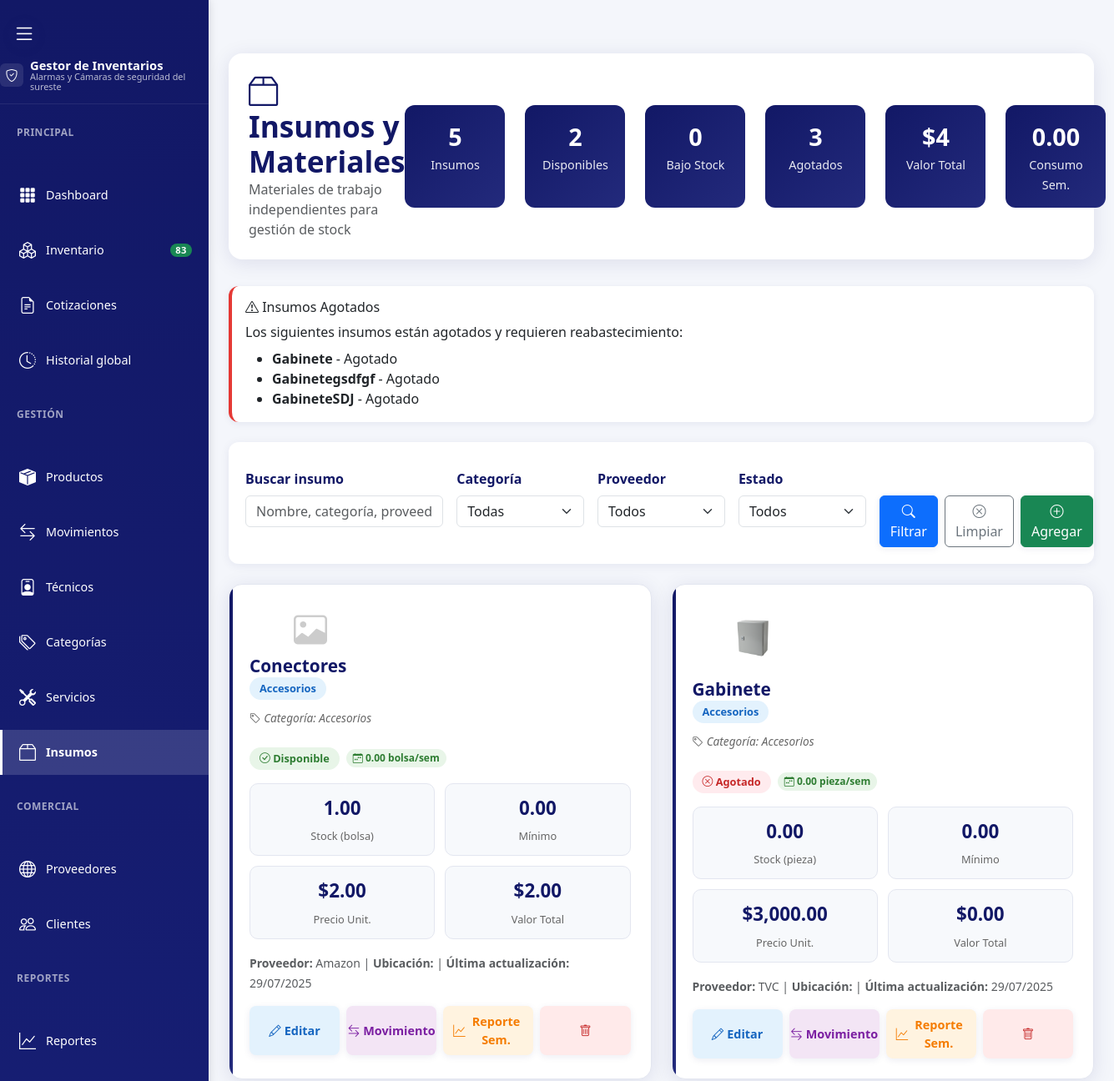
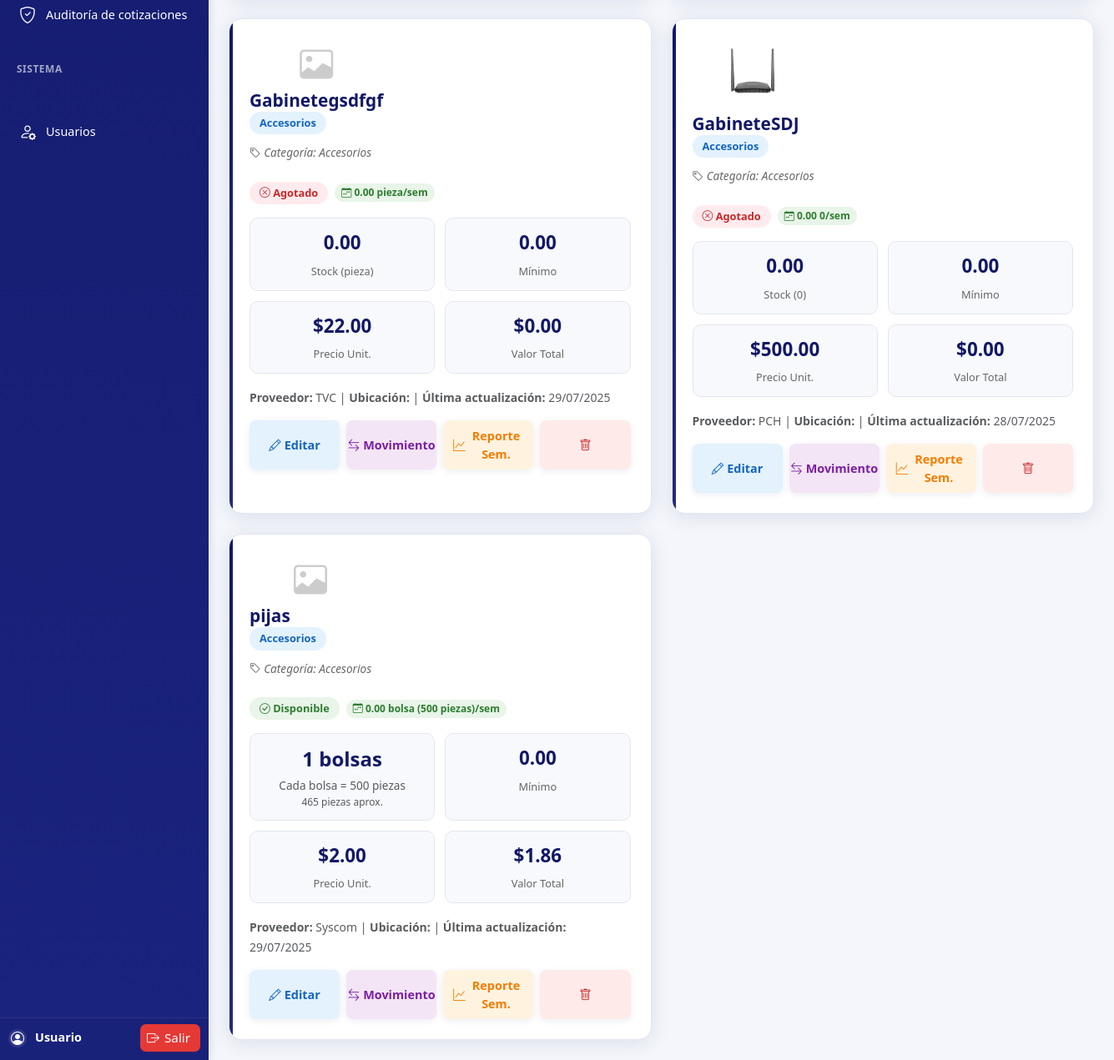
/insumos/insumos.php (signed in), run on the app's committed database (2 pictures, top to bottom).
### tables this page shows
CREATE TABLE `insumos` (
  `insumo_id` int(11) NOT NULL,
  `product_id` int(11) DEFAULT NULL,
  `category_id` int(11) DEFAULT NULL,
  `supplier_id` int(11) DEFAULT NULL,
  `nombre` varchar(100) DEFAULT NULL,
  `categoria` varchar(50) DEFAULT NULL,
  `unidad` varchar(20) DEFAULT NULL,
  `imagen` varchar(255) DEFAULT NULL,
  `cantidad` decimal(12,4) DEFAULT NULL,
  `minimo` decimal(10,2) DEFAULT NULL,
  `precio_unitario` decimal(10,2) DEFAULT NULL,
  `ubicacion` varchar(100) DEFAULT NULL,
  `estado` enum('disponible','bajo_stock','agotado') DEFAULT NULL,
  `consumo_semanal` decimal(10,2) DEFAULT NULL,
  `ultima_actualizacion` timestamp NOT NULL DEFAULT current_timestamp(),
  `is_active` tinyint(1) DEFAULT NULL,
  `created_at` timestamp NOT NULL DEFAULT current_timestamp(),
  `updated_at` timestamp NOT NULL DEFAULT current_timestamp() ON UPDATE current_timestamp(),
  `cost_price` decimal(10,2) DEFAULT NULL
);

CREATE TABLE `categories` (
  `category_id` int(11) NOT NULL,
  `name` varchar(100) DEFAULT NULL,
  `parent_category_id` int(11) DEFAULT NULL
);

CREATE TABLE `suppliers` (
  `supplier_id` int(11) NOT NULL,
  `name` varchar(100) NOT NULL,
  `contact_name` varchar(100) DEFAULT NULL,
  `phone` varchar(20) DEFAULT NULL,
  `email` varchar(100) DEFAULT NULL,
  `address` text DEFAULT NULL
);

### insumos/insumos.php (the view, shortened to what this page needs)
<?php
require_once '../connection.php';
$busqueda = isset($_GET['busqueda']) ? $_GET['busqueda'] : '';
$query = "SELECT i.*, c.name as categoria_nombre, s.name as proveedor
          FROM insumos i
          LEFT JOIN categories c ON i.category_id = c.category_id
          LEFT JOIN suppliers s ON i.supplier_id = s.supplier_id
          WHERE i.is_active = 1";
$query .= " ORDER BY i.nombre ASC";
$stmt = $mysqli->prepare($query);
$stmt->execute();
$insumos = $stmt->get_result();
$stats_query = "SELECT COUNT(*) as total_insumos,
    SUM(CASE WHEN estado = 'disponible' THEN 1 ELSE 0 END) as disponibles,
    SUM(CASE WHEN estado = 'bajo_stock' THEN 1 ELSE 0 END) as bajo_stock,
    SUM(CASE WHEN estado = 'agotado' THEN 1 ELSE 0 END) as agotados,
    SUM(cantidad * precio_unitario) as valor_total,
    SUM(consumo_semanal) as consumo_semanal_total
    FROM insumos WHERE is_active = 1";
$stats = $mysqli->query($stats_query)->fetch_assoc();
$total_insumos = $stats['total_insumos'] ?? 0;
$disponibles = $stats['disponibles'] ?? 0;
$bajo_stock = $stats['bajo_stock'] ?? 0;
$agotados = $stats['agotados'] ?? 0;
$valor_total = $stats['valor_total'] ?? 0;
$consumo_semanal_total = $stats['consumo_semanal_total'] ?? 0;
?>
<!DOCTYPE html>
<html lang="es">
<head>
    <link rel="stylesheet" href="../assets/css/style.css">
    <link rel="stylesheet" href="https://cdn.jsdelivr.net/npm/bootstrap-icons@1.11.3/font/bootstrap-icons.css">
    <link href="https://cdn.jsdelivr.net/npm/bootstrap@5.3.2/dist/css/bootstrap.min.css" rel="stylesheet">
</head>
<body>
    <?php include '../includes/sidebar.php'; ?>
    <main class="main-content">
        <div class="insumos-header">
            <div>
                <h1 class="insumos-title">
                    <i class="bi bi-box2"></i> Insumos y Materiales
                </h1>
                <p class="text-muted mb-0">Materiales de trabajo independientes para gestión de stock</p>
            </div>
            <div class="insumos-stats">
                <div class="stat-item">
                    <span class="stat-number"><?= $total_insumos ?></span>
                    <span class="stat-label">Insumos</span>
                </div>
                <div class="stat-item">
                    <span class="stat-number"><?= $disponibles ?></span>
                    <span class="stat-label">Disponibles</span>
                </div>
                <div class="stat-item">
                    <span class="stat-number"><?= $bajo_stock ?></span>
                    <span class="stat-label">Bajo Stock</span>
                </div>
                <div class="stat-item">
                    <span class="stat-number"><?= $agotados ?></span>
                    <span class="stat-label">Agotados</span>
                </div>
                <div class="stat-item">
                    <span class="stat-number">$<?= number_format($valor_total, 0) ?></span>
                    <span class="stat-label">Valor Total</span>
                </div>
                <div class="stat-item">
                    <span class="stat-number"><?= $consumo_semanal_total ?></span>
                    <span class="stat-label">Consumo Sem.</span>
                </div>
            </div>
        </div>
        <div class="alert-section">
            <?php
            $agotados_insumos = $mysqli->query("SELECT i.*, i.categoria as categoria, s.name as proveedor FROM insumos i
                LEFT JOIN products p ON i.product_id = p.product_id
                LEFT JOIN suppliers s ON p.supplier_id = s.supplier_id WHERE i.estado = 'agotado' AND i.is_active = 1 ORDER BY i.nombre ASC");
            ?>
            <?php if ($agotados_insumos->num_rows > 0): ?>
                <div class="alert-card">
                    <h6><i class="bi bi-exclamation-triangle"></i> Insumos Agotados</h6>
                    <p class="mb-0">Los siguientes insumos están agotados y requieren reabastecimiento:</p>
                    <ul class="mb-0 mt-2">
                        <?php while ($insumo = $agotados_insumos->fetch_assoc()): ?>
                            <li><strong><?= htmlspecialchars($insumo['nombre']) ?></strong> - <?= htmlspecialchars($insumo['proveedor'] ?? 'Agotado') ?></li>
                        <?php endwhile; ?>
                    </ul>
                </div>
            <?php endif; ?>
        </div>
        <div class="filters-section">
            <form method="GET" class="row g-3">
                <div class="col-md-3">
                    <label for="busqueda" class="form-label">Buscar insumo</label>
                    <input type="text" class="form-control" id="busqueda" name="busqueda"
                           value="<?= htmlspecialchars($busqueda) ?>"
                           placeholder="Nombre, categoría, proveedor...">
                </div>
                <div class="col-md-2">
                    <label for="categoria" class="form-label">Categoría</label>
                    <select class="form-select" id="categoria" name="categoria">
                        <option value="">Todas</option>
                    </select>
                </div>
                <div class="col-md-2">
                    <label for="proveedor" class="form-label">Proveedor</label>
                    <select class="form-select" id="proveedor" name="proveedor">
                        <option value="">Todos</option>
                    </select>
                </div>
                <div class="col-md-2">
                    <label for="estado" class="form-label">Estado</label>
                    <select class="form-select" id="estado" name="estado">
                        <option value="">Todos</option>
                    </select>
                </div>
                <div class="col-md-3">
                    <label class="form-label">&nbsp;</label>
                    <div class="d-flex gap-2">
                        <button type="submit" class="btn btn-primary">
                            <i class="bi bi-search"></i> Filtrar
                        </button>
                        <a href="insumos.php" class="btn btn-outline-secondary">
                            <i class="bi bi-x-circle"></i> Limpiar
                        </a>
                        <button type="button" class="btn btn-success" onclick="agregarInsumo()">
                            <i class="bi bi-plus-circle"></i> Agregar
                        </button>
                    </div>
                </div>
            </form>
        </div>
        <?php if ($insumos->num_rows === 0): ?>
            <div class="empty-state">
                <i class="bi bi-box2"></i>
                <h5>No se encontraron insumos</h5>
                <p>Intenta ajustar los filtros de búsqueda o agrega nuevos insumos.</p>
                <button type="button" class="btn btn-primary" onclick="agregarInsumo()">
                    <i class="bi bi-plus-circle"></i> Agregar Insumo
                </button>
            </div>
        <?php else: ?>
            <?php
            $insumos_data = $insumos->fetch_all(MYSQLI_ASSOC);
            ?>
            <div class="insumos-grid">
                <?php foreach ($insumos_data as $insumo): ?>
                    <div class="insumo-card">
                        <div class="insumo-header">
                            <div>
                                <?php if (!empty($insumo['imagen'])): ?>
                                    <div style="text-align:center;">
                                        <img src="../<?= htmlspecialchars($insumo['imagen']) ?>" alt="Imagen insumo" style="max-width:80px;max-height:80px;border-radius:8px;margin-bottom:8px;object-fit:contain;">
                                    </div>
                                <?php else: ?>
                                    <div style="text-align:center;">
                                        <i class="bi bi-image" style="font-size:2.5rem;color:#ccc;margin-bottom:8px;"></i>
                                    </div>
                                <?php endif; ?>
                                <h5 class="insumo-title"><?= htmlspecialchars($insumo['nombre']) ?></h5>
                                <div class="insumo-category"><?= htmlspecialchars($insumo['categoria']) ?></div>
                                <div class="producto-origen">
                                    <i class="bi bi-tag"></i> Categoría: <?= htmlspecialchars($insumo['categoria_nombre'] ?? 'Sin categoría') ?>
                                </div>
                            </div>
                        </div>
                        <div class="stock-status">
                            <span class="status-badge status-<?= $insumo['estado'] ?>">
                                <?php
                                switch($insumo['estado']) {
                                    case 'disponible': echo '<i class="bi bi-check-circle"></i> Disponible'; break;
                                    case 'agotado': echo '<i class="bi bi-x-circle"></i> Agotado'; break;
                                }
                                ?>
                            </span>
                            <span class="consumo-semanal">
                                <i class="bi bi-calendar-week"></i> <?= $insumo['consumo_semanal'] ?> <?= $insumo['unidad'] ?>/sem
                            </span>
                        </div>
                        <div class="insumo-details">
                            <div class="detail-item">
                                <?php
                                $stock_bolsas = (float)$insumo['cantidad'];
                                $unidad = $insumo['unidad'];
                                $equivalencia = 1;
                                if (preg_match('/\((\d+) piezas\)/', $unidad, $m)) {
                                    $equivalencia = (int)$m[1];
                                }
                                if ($equivalencia > 1) {
                                    $stock_piezas = floor($stock_bolsas * $equivalencia);
                                    $stock_bolsas_redondeado = ceil($stock_bolsas);
                                    echo "<span class='detail-number' style='font-size: 1.5rem;'>{$stock_bolsas_redondeado} bolsas</span>";
                                    echo "<small class='text-muted d-block' style='font-size: 0.85em;'>Cada bolsa = {$equivalencia} piezas</small>";
                                    echo "<small class='text-muted d-block' style='font-size: 0.75rem;'>{$stock_piezas} piezas aprox.</small>";
                                } else {
                                    echo "<span class='detail-number'>".number_format($stock_bolsas, 2)."</span>
                                          <span class='detail-label'>Stock ({$unidad})</span>";
                                }
                                ?>
                            </div>
                            <div class="detail-item">
                                <span class="detail-number"><?= number_format($insumo['minimo'], 2) ?></span>
                                <span class="detail-label">Mínimo</span>
                            </div>
                            <div class="detail-item">
                                <span class="detail-number">$<?= number_format($insumo['precio_unitario'], 2) ?></span>
                                <span class="detail-label">Precio Unit.</span>
                            </div>
                            <div class="detail-item">
                                <span class="detail-number">$<?= number_format($insumo['cantidad'] * $insumo['precio_unitario'], 2) ?></span>
                                <span class="detail-label">Valor Total</span>
                            </div>
                        </div>
                        <div class="mb-3">
                            <small class="text-muted">
                                <strong>Proveedor:</strong> <?= htmlspecialchars($insumo['proveedor']) ?> |
                                <strong>Ubicación:</strong> <?= htmlspecialchars($insumo['ubicacion']) ?> |
                                <strong>Última actualización:</strong> <?= date('d/m/Y', strtotime($insumo['ultima_actualizacion'])) ?>
                            </small>
                        </div>
                        <div class="insumo-actions">
                            <button class="btn-action btn-edit" onclick="editarInsumo(<?= $insumo['insumo_id'] ?>)">
                                <i class="bi bi-pencil"></i> Editar
                            </button>
                            <button class="btn-action btn-movement" onclick="registrarMovimiento(<?= $insumo['insumo_id'] ?>)">
                                <i class="bi bi-arrow-left-right"></i> Movimiento
                            </button>
                            <button class="btn-action btn-report" onclick="verReporteSemanal(<?= $insumo['insumo_id'] ?>)">
                                <i class="bi bi-graph-up"></i> Reporte Sem.
                            </button>
                            <button class="btn-action btn-delete" title="Eliminar" onclick="eliminarInsumo(<?= $insumo['insumo_id'] ?>, <?= $insumo['cantidad'] ?>)">
                                <i class="bi bi-trash"></i>
                            </button>
                        </div>
                    </div>
                <?php endforeach; ?>
            </div>
        <?php endif; ?>
    </main>
</body>
</html>

### assets/css/style.css (style rules this page uses)
* { margin: 0; padding: 0; box-sizing: border-box; }
body { font-family: 'Montserrat', 'Segoe UI', Tahoma, Geneva, Verdana, sans-serif; background-color: #f4f6fb; color: #232a7c; line-height: 1.6; display: flex; min-height: 100vh; }
.main-content { margin-left: 250px; margin-top: 0; width: calc(100% - 250px); padding: 32px 32px 24px 32px; transition: margin-left 0.25s cubic-bezier(.4,2,.6,1), width 0.25s cubic-bezier(.4,2,.6,1); box-sizing: border-box; }
form label { display: block; margin: 12px 0 6px; font-weight: 600; color: #121866; }
form input, form select { width: 100%; padding: 11px; border: 1.5px solid #cfd8dc; border-radius: 7px; font-size: 15px; margin-bottom: 4px; background: #f7f9fc; transition: border 0.2s; }
button { width: 100%; margin-top: 22px; padding: 12px; background-color: #121866; color: #fff; border: none; border-radius: 7px; font-size: 17px; font-weight: 600; cursor: pointer; box-shadow: 0 2px 8px rgba(18,24,102,0.08); transition: background-color 0.2s, box-shadow 0.2s; }

### data on the page
insumos: nombre "Gabinete", proveedor "Agotado", imagen (picture), categoria "Accesorios", category.name "Accesorios", estado "agotado" (drawn), consumo_semanal "0.00", unidad "pieza", cantidad "0.00", minimo "0.00", precio_unitario "3,000.00", $insumo['cantidad'] * $insumo['precio_unitario'] "0.00", supplier.name "TVC", ultima_actualizacion "29/07/2025"
insumos: nombre "Gabinetegsdfgf", proveedor "Agotado", categoria "Accesorios", category.name "Accesorios", estado "agotado" (drawn), consumo_semanal "0.00", unidad "pieza", cantidad "0.00", minimo "0.00", precio_unitario "22.00", $insumo['cantidad'] * $insumo['precio_unitario'] "0.00", supplier.name "TVC", ultima_actualizacion "29/07/2025"
insumos: nombre "GabineteSDJ", proveedor "Agotado", imagen (picture), categoria "Accesorios", category.name "Accesorios", estado "agotado" (drawn), consumo_semanal "0.00", unidad "0", cantidad "0.00", minimo "0.00", precio_unitario "500.00", $insumo['cantidad'] * $insumo['precio_unitario'] "0.00", supplier.name "PCH", ultima_actualizacion "28/07/2025"
insumos: nombre "Conectores", categoria "Accesorios", category.name "Accesorios", estado "disponible" (drawn), consumo_semanal "0.00", unidad "bolsa", cantidad "1.00", minimo "0.00", precio_unitario "2.00", $insumo['cantidad']*$insumo['precio_unitario'] "2.00", supplier.name "Amazon", ultima_actualizacion "29/07/2025"
insumos: nombre "pijas", categoria "Accesorios", category.name "Accesorios", estado "disponible" (drawn), consumo_semanal "0.00", unidad "bolsa (500 piezas)", cantidad "1", equivalencia "500", cantidad "465", minimo "0.00", precio_unitario "2.00", $insumo['cantidad'] * $insumo['precio_unitario'] "1.86", supplier.name "Syscom", ultima_actualizacion "29/07/2025"

### other printed values
$total_products "83"
$total_insumos "5"
$disponibles "2"
$bajo_stock "0"
$agotados "3"
$valor_total "4"
$consumo_semanal_total "0.00"
